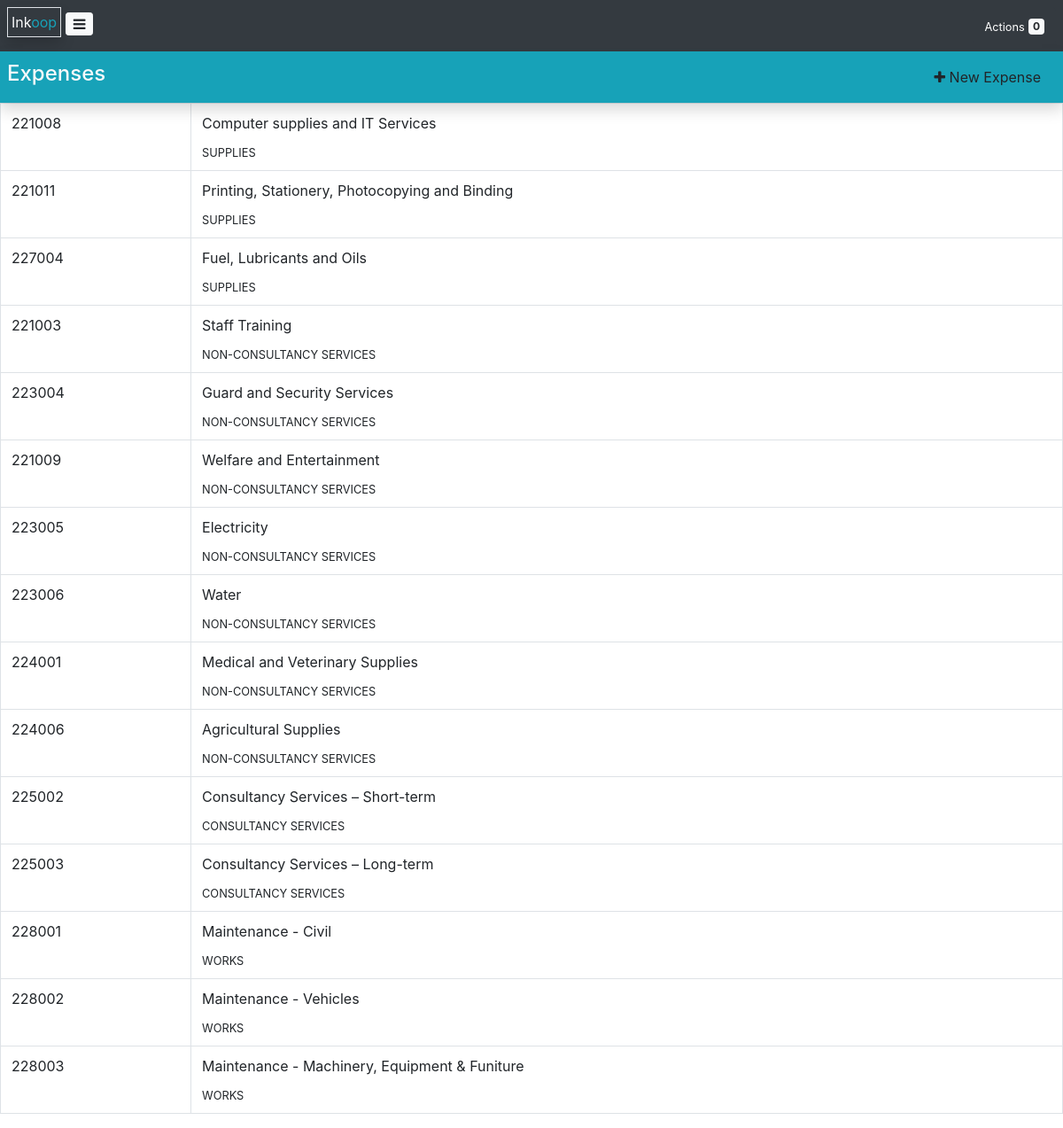
/expense (signed in), run on the app's committed database.
### core/models.py (models this page shows, shortened)
class Expense(models.Model):
    code = models.CharField(max_length=10)
    name = models.CharField(max_length=128)
    procurement_type = models.ForeignKey(ProcurementType, on_delete=models.CASCADE)

class ProcurementType(models.Model):
    name = models.CharField(max_length=128)
    abbreviation = models.CharField(max_length=16)
    def __str__(self):
        return self.name

### core/views/expense.py (the view)
# urls.py: path('expense', get_expenses, name='get_expenses'),
def get_expenses(request):
	expenses = Expense.objects.all()
	create_expense_form = CreateExpenseForm()
	context = {"expenses": expenses, "create_expense_form":create_expense_form}
	return render(request, 'expense/expenses.html', context)

### context_processors.py (called while the page is built)
def entity(request):
	return {
		"entity_name": settings.ENTITY_NAME,
		"entity_code": settings.ENTITY_CODE,
		"FY": settings.FINANCIAL_YEAR,
		"FY_start": settings.FY_START_DATE,
		"FY_stop": settings.FY_STOP_DATE,
	}

### core/context_processors.py (called while the page is built)
def timing(request):
	planning_process = Timing.objects.get(process="Planning")
	initiation_process = Timing.objects.get(process="Initiation")
	current_process = get_current_process()
	time_format = "M, d yy H:i"
	date_format = "F d, Y"
	return {
		"planning_process": planning_process,
		"initiation_process": initiation_process,
		"current_process": current_process,
		"time_format": time_format,
		"date_format": date_format
	}

def user_profile(request):
	user = get_user(request)
	kwargs = {"ao": get_ao()}
	if user.is_authenticated:
		kwargs["profile"] = user.profile
		kwargs["user_department"] = kwargs["profile"].user_department
		kwargs["pdu_head"] = get_pdu_head()
	return kwargs

def actions(request):
	user = get_user(request)
	if user.is_authenticated:
		kwargs = {
			"plan_actions":user.incharge_plan_set.filter(consolidated_on=None),
			"requisition_actions":user.incharge_requisition_set.filter(ao_approved_on=None),
			"pdu_actions":[],
			"ao_actions":[]
		}
		kwargs["action_count"] = kwargs["plan_actions"].count() + kwargs["requisition_actions"].count() + len(kwargs["pdu_actions"]) + len(kwargs["ao_actions"])
		return kwargs
	return {}

### core/forms/expense.py (called while the page is built)
    def get_procurement_type_choices(self):
        return [(proc_type.id, proc_type.name) for proc_type in ProcurementType.objects.all()]

### core/models.py (called while the page is built)
    def is_valid(self):
        if self.start and self.stop and self.submission_deadline:
            if self.start < self.submission_deadline <= self.stop:
                return True
        return False

    def __str__(self):
        return self.name

### templatetags/app_tags.py (called while the page is built)
@register.filter(name="currency")
def currency(value):
	if isinstance(value, int):
		return f'{value:,} {settings.CURRENCY}'
	return value

### utils.py (called while the page is built)
def get_pdu_head():
	pdu = UserDepartment.objects.get(is_pdu=True)
	return pdu.hod

def get_ao():
	ao = Profile.objects.get(is_ao=True)
	return ao.user

def get_current_process():
	current_process = Timing.objects.filter(start__lte=timezone.now(), stop__gte=timezone.now()).first()
	return current_process

def timing_is_valid():
	planning_process = Timing.objects.get(process="Planning")
	initiation_process = Timing.objects.get(process="Initiation")
	if planning_process.is_valid() and initiation_process.is_valid():
		if planning_process.stop <= initiation_process.start:
			return True
	return False

### core/templates/expense/expenses.html (shortened to what this page needs)
{% extends 'user-base.html' %}
{% block content %}
<div>
	<div class="bg-info p-2 shadow fixed d-flex">
        <div class="flex-fill m-auto">
            <h4 class="text-light">Expenses</h4>
        </div>
        {% if user == pdu_head %}
            <button class="nav-link btn rounded-circle" data-toggle="modal" data-target="#createExpenseFormModal"><span class="fa fa-plus"></span> New Expense</button>
        {% endif %}
    </div>
    <table class="table table-responsive-sm border">
        <tbody>
            {% for expense in expenses %}
                <tr>
                    <td>{{ expense.code }}</td>
                    <td class="border m-auto">
                        <p>{{ expense.name }}</p>
                        <small>{{expense.procurement_type}}</small>
                    </td>
                </tr>
            {% endfor %}
        </tbody>
    </table>
</div>
{% endblock %}

### static/css/style.css (style rules this page uses)
.fixed { position: sticky; top:0; z-index:100; }

### data on the page
Expense: code "221008", name "Computer supplies and IT Services", procurement_type "SUPPLIES"
Expense: code "221011", name "Printing, Stationery, Photocopying and Binding", procurement_type "SUPPLIES"
Expense: code "227004", name "Fuel, Lubricants and Oils", procurement_type "SUPPLIES"
Expense: code "221003", name "Staff Training", procurement_type "NON-CONSULTANCY SERVICES"
Expense: code "223004", name "Guard and Security Services", procurement_type "NON-CONSULTANCY SERVICES"
Expense: code "221009", name "Welfare and Entertainment", procurement_type "NON-CONSULTANCY SERVICES"
Expense: code "223005", name "Electricity", procurement_type "NON-CONSULTANCY SERVICES"
Expense: code "223006", name "Water", procurement_type "NON-CONSULTANCY SERVICES"
Expense: code "224001", name "Medical and Veterinary Supplies", procurement_type "NON-CONSULTANCY SERVICES"
Expense: code "224006", name "Agricultural Supplies", procurement_type "NON-CONSULTANCY SERVICES"
Expense: code "225002", name "Consultancy Services – Short-term", procurement_type "CONSULTANCY SERVICES"
Expense: code "225003", name "Consultancy Services – Long-term", procurement_type "CONSULTANCY SERVICES"
Expense: code "228001", name "Maintenance - Civil", procurement_type "WORKS"
Expense: code "228002", name "Maintenance - Vehicles", procurement_type "WORKS"
Expense: code "228003", name "Maintenance - Machinery, Equipment & Funiture", procurement_type "WORKS"

### other printed values
{{ action_count }} "0"
